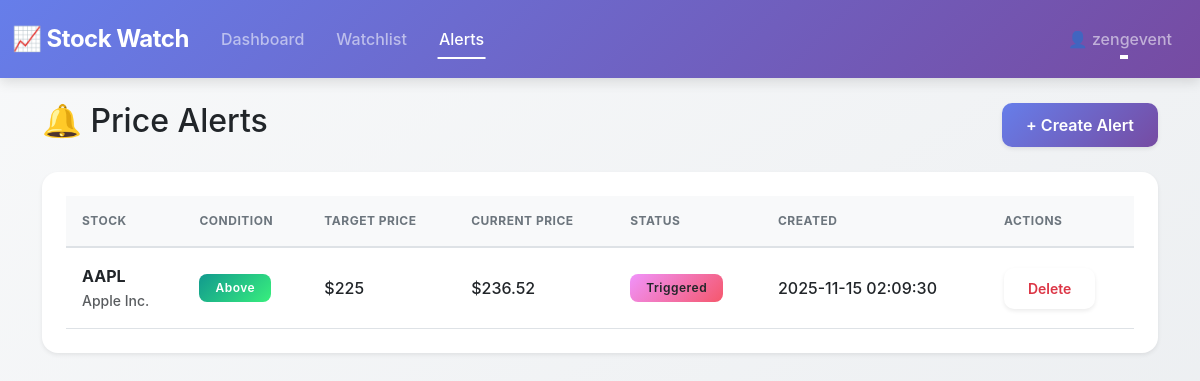
/alerts (signed in), run on an earlier commit of the app's database.
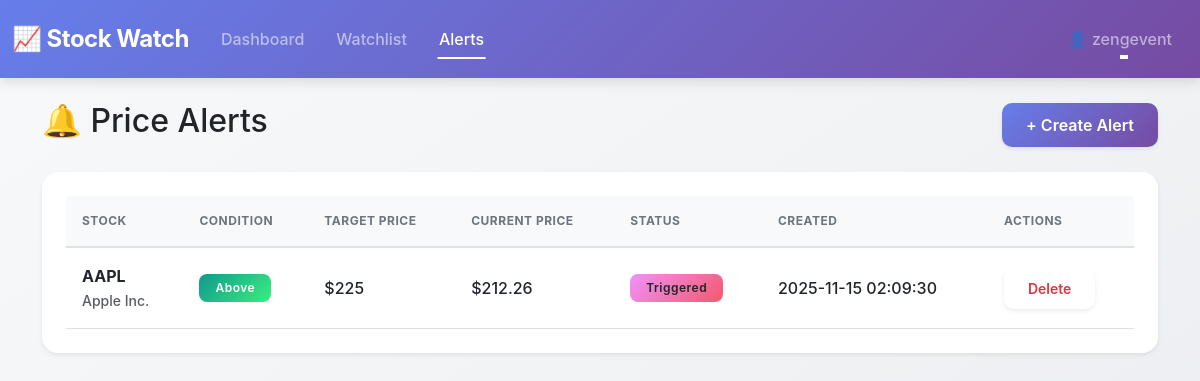
And on a later commit of the database.
### tables this page shows
CREATE TABLE alerts (
            id INTEGER PRIMARY KEY AUTOINCREMENT,
            user_id INTEGER NOT NULL,
            stock_symbol VARCHAR(10) NOT NULL,
            condition VARCHAR(10) NOT NULL,
            target_price DECIMAL(10, 2) NOT NULL,
            is_triggered BOOLEAN DEFAULT 0,
            is_active BOOLEAN DEFAULT 1,
            created_at TIMESTAMP DEFAULT CURRENT_TIMESTAMP,
            triggered_at TIMESTAMP,
            FOREIGN KEY (user_id) REFERENCES users(id)
        );

CREATE TABLE stock_data (
            id INTEGER PRIMARY KEY AUTOINCREMENT,
            stock_symbol VARCHAR(10) UNIQUE NOT NULL,
            stock_name VARCHAR(100),
            current_price DECIMAL(10, 2),
            open_price DECIMAL(10, 2),
            previous_close DECIMAL(10, 2),
            high_price DECIMAL(10, 2),
            low_price DECIMAL(10, 2),
            change_amount DECIMAL(10, 2),
            change_percent DECIMAL(5, 2),
            updated_at TIMESTAMP DEFAULT CURRENT_TIMESTAMP
        );

### backend/app.py (the view)
@app.route('/alerts')
@login_required
def alerts():
    user_id = session['user_id']
    conn = get_db()
    user_alerts = conn.execute('''
        SELECT a.*, s.stock_name, s.current_price
        FROM alerts a
        LEFT JOIN stock_data s ON a.stock_symbol = s.stock_symbol
        WHERE a.user_id = ?
        ORDER BY a.created_at DESC
    ''', (user_id,)).fetchall()
    all_stocks = conn.execute('''
        SELECT stock_symbol, stock_name, current_price
        FROM stock_data
        ORDER BY stock_symbol ASC
    ''').fetchall()
    conn.close()
    return render_template('alerts.html',
                         alerts=[dict(row) for row in user_alerts],
                         all_stocks=[dict(row) for row in all_stocks])

### backend/app.py (called while the page is built)
def get_db():
    conn = sqlite3.connect('stock_app.db')
    conn.row_factory = sqlite3.Row
    return conn

def login_required(f):
    @wraps(f)
    def decorated_function(*args, **kwargs):
        if 'user_id' not in session:
            flash('Please login first', 'warning')
            return redirect(url_for('login'))
        return f(*args, **kwargs)
    return decorated_function

@app.context_processor
def inject_user():
    if 'user_id' in session:
        conn = get_db()
        user = conn.execute('SELECT id, username, email FROM users WHERE id = ?',
                           (session['user_id'],)).fetchone()
        conn.close()
        if user:
            return {'current_user': dict(user)}
    return {'current_user': None}

### frontend_src/templates/alerts.html (shortened to what this page needs)
{% extends "base.html" %}
{% block content %}
<div class="container mt-4">
    <div class="d-flex justify-content-between align-items-center mb-4">
        <h2>🔔 Price Alerts</h2>
        <button type="button" class="btn btn-primary" data-bs-toggle="modal" data-bs-target="#addAlertModal">
            + Create Alert
        </button>
    </div>
    <div class="card shadow-sm">
        <div class="card-body">
            {% if alerts %}
            <div class="table-responsive">
                <table class="table table-hover align-middle">
                    <thead class="table-light">
                        <tr>
                            <th>Stock</th>
                            <th>Condition</th>
                            <th>Target Price</th>
                            <th>Current Price</th>
                            <th>Status</th>
                            <th>Created</th>
                            <th>Actions</th>
                        </tr>
                    </thead>
                    <tbody>
                        {% for alert in alerts %}
                        <tr>
                            <td>
                                <strong>{{ alert.stock_symbol }}</strong><br>
                                <small class="text-muted">{{ alert.stock_name }}</small>
                            </td>
                            <td>
                                {% if alert.condition == 'above' %}
                                    <span class="badge bg-success">Above</span>
                                {% else %}
                                    <span class="badge bg-danger">Below</span>
                                {% endif %}
                            </td>
                            <td>${{ alert.target_price|round(2) }}</td>
                            <td>${{ alert.current_price|round(2) }}</td>
                            <td>
                                {% if alert.is_triggered %}
                                    <span class="badge bg-warning text-dark">Triggered</span>
                                {% elif alert.is_active %}
                                    <span class="badge bg-primary">Active</span>
                                {% else %}
                                    <span class="badge bg-secondary">Inactive</span>
                                {% endif %}
                            </td>
                            <td>{{ alert.created_at }}</td>
                            <td>
                                <form method="POST" action="{{ url_for('delete_alert', alert_id=alert.id) }}" style="display: inline;">
                                    <button type="submit" class="btn btn-sm btn-outline-danger" onclick="return confirm('Delete this alert?')">
                                        Delete
                                    </button>
                                </form>
                            </td>
                        </tr>
                        {% endfor %}
                    </tbody>
                </table>
            </div>
            {% endif %}
        </div>
    </div>
</div>
{% endblock %}

What changed in the data, as far as the page shows it:
changed through a linked row, alerts "AAPL": current_price "236.52" → "212.26"
